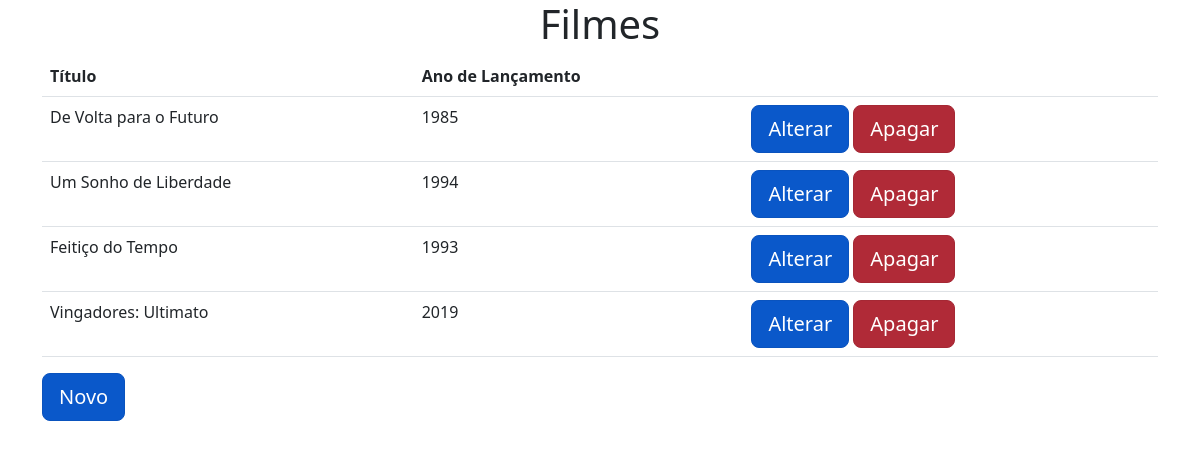
Before: /filme with the older database file.
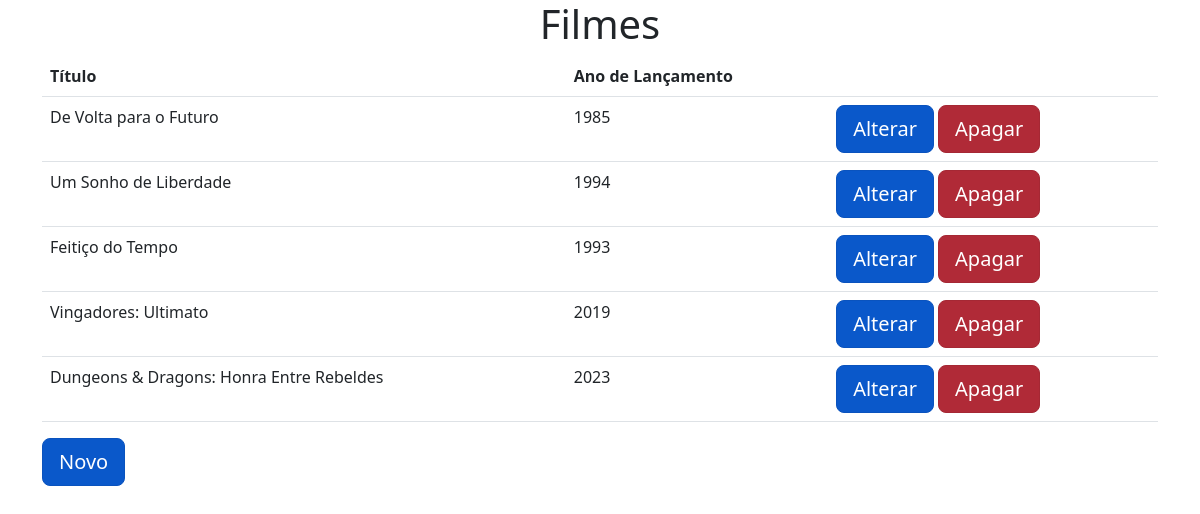
After: the same page with the newer database file.
### models/filme.py (models this page shows, shortened)
class Filme(db.Model):
    __tablename__ = "filme"
    id = db.Column(db.Integer, primary_key=True, autoincrement=True)
    titulo = db.Column(db.String(150))
    ano = db.Column(db.Integer)

### routes/filmeBp.py (the view)
@filmeBp.route('/filme')
def filme_list():
    filmes_query = Filme.query.all()
    return render_template('filme_list.html', filmes=filmes_query)

### templates/filme_list.html (shortened to what this page needs)
<!doctype html>
<html lang="pt-br">
    <head>
        <link rel="stylesheet" href="https://cdn.jsdelivr.net/npm/bootstrap@5.2.0/dist/css/bootstrap.min.css">
    </head>
    <body>
        <h1 style="text-align: center;">Filmes</h1>
        <div class="container">
            <div class="row">
                <div class="col-xs-12">
                    <table class="table">
                        <thead>
                            <th>Título</th>
                            <th>Ano de Lançamento</th>
                            <th></th>
                        </thead>
                        <tbody>
                            {% for filme in filmes%}
                            <tr>
                                <td>{{filme.titulo}}</td>
                                <td>{{filme.ano}}</td>
                                <td><a href="/filme/update/{{filme.id}}" class="btn btn-primary btn-lg active" role="button" aria-pressed="true">Alterar</a>
                                    <a href="/filme/delete/{{filme.id}}" class="btn btn-danger btn-lg active" role="button" aria-pressed="true">Apagar</a>
                                </td>
                            </tr>
                            {% endfor %}
                        </tbody>
                    </table>
                    <a href="/filme/create" class="btn btn-primary btn-lg active" role="button" aria-pressed="true">Novo</a>
                </div>
            </div>
        </div>
    </body>
</html>

Changed rows visible on the page:
added Filme: titulo "Dungeons & Dragons: Honra Entre Rebeldes", ano "2023"
